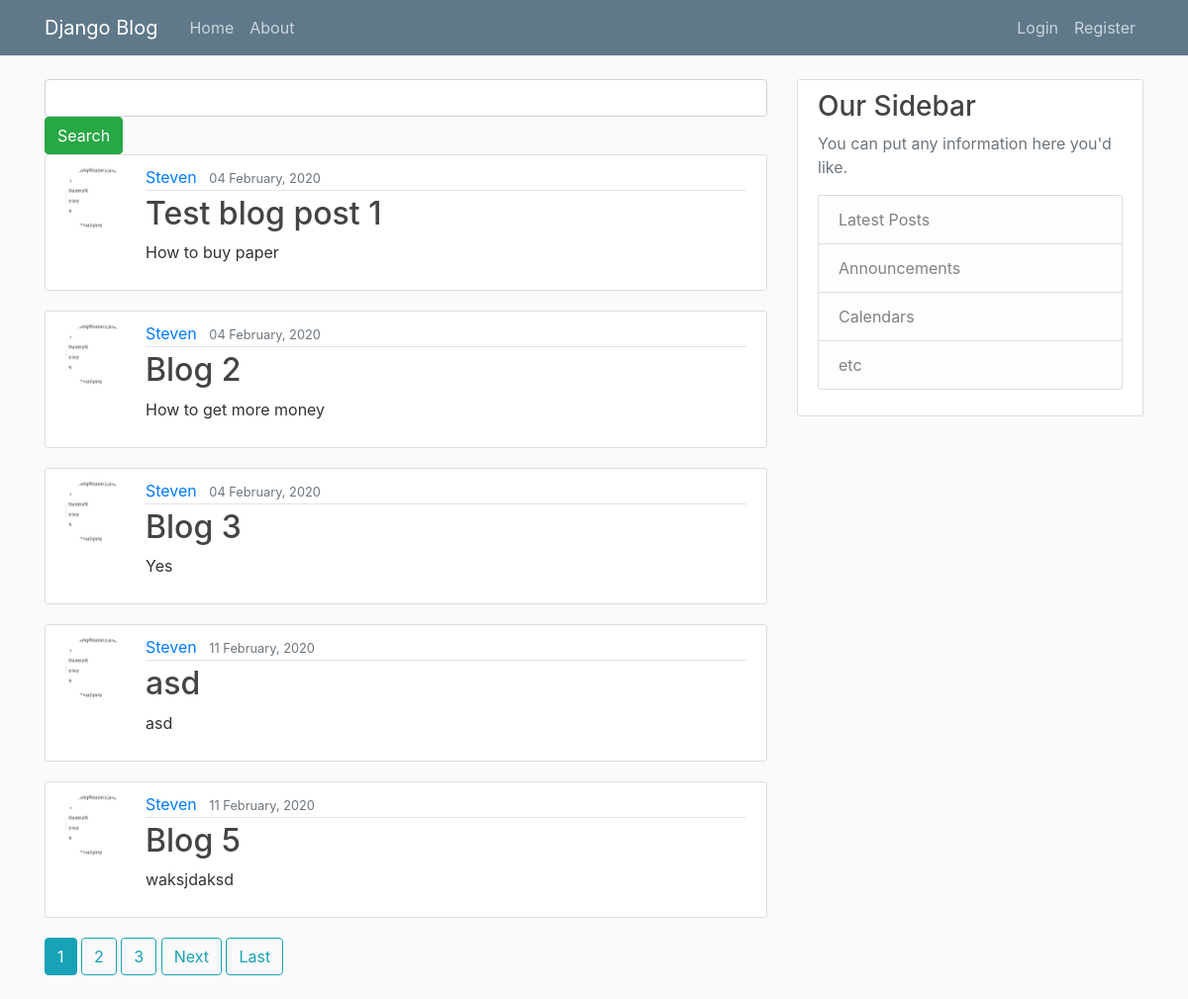
The page / on the database its author committed.
### blog/models.py (models this page shows, shortened)
class Post(models.Model):
    title = models.CharField(max_length=100)
    content = models.TextField()
    date_posted = models.DateTimeField(default=timezone.now)
    author = models.ForeignKey(User,on_delete=models.CASCADE)

### users/models.py (models this page shows, shortened)
class Profile(models.Model):
    user = models.OneToOneField(User, on_delete=models.CASCADE)
    image = models.ImageField(default='default.jpg',upload_to='profile_pics')

### blog/views.py (the view)
# urls.py: path('', PostListView.as_view(), name='blog-home'),
class PostListView(ListView):
    model = Post
    template_name = 'blog/home.html'
    context_object_name = 'posts'
    ordering = ['-date_posted']
    paginate_by = 5
    def get_queryset(self):
        try:
            a = self.request.GET.get('Post',)
        except KeyError:
            a = None
        if a:
            post_list = Post.objects.all().filter(title__icontains=a)
        else:
            post_list = Post.objects.all()
        return post_list

### blog/templates/blog/home.html (shortened to what this page needs)
{% extends "blog/base.html" %}
{% block content %}
<form action="{% url 'blog-home' %}" method="get">
  <input id="al-search" type="text"
         name="Post" value=""
         class="form-control" />
  <input type="submit"
         value="Search" class="btn btn-success" />
</form>
{% for post in posts %}
<article class="media content-section">
    <img class = "rounded-circle article-img" src = " {{ post.author.profile.image.url }}">
    <div class="media-body">
      <div class="article-metadata">
        <a class="mr-2" href="{% url 'user-posts' post.author.username %}">{{ post.author }}</a>
        <small class="text-muted">{{ post.date_posted|date:"d F, Y" }}</small>
      </div>
      <h2><a class="article-title" href="{% url 'post-detail' post.id %}">{{ post.title }}</a></h2>
      <p class="article-content">{{ post.content }}</p>
    </div>
  </article>
{% endfor %}
{% if is_paginated %}
  {% for num in page_obj.paginator.page_range %}
    {% if page_obj.number == num %}
      <a class = "btn btn-info mb-4" href = "?page={{ num }}">{{ num }}</a>
    {% elif num > page_obj.number|add:'-3' and num < page_obj.number|add:'3' %}
      <a class = "btn btn-outline-info mb-4" href = "?page={{ num }}">{{ num }}</a>
    {% endif %}
  {% endfor %}
{% if page_obj.has_next %}
  <a class = "btn btn-outline-info mb-4" href = "?page={{page_obj.next_page_number}}">Next</a>
  <a class = "btn btn-outline-info mb-4" href = "?page={{ page_obj.paginator.num_pages }}" >Last</a>
  {% endif %}
{% endif %}
{% endblock content %}

### blog/static/blog/main.css (style rules this page uses)
body { background: #fafafa; color: #333333; margin-top: 5rem; }
h1, h2, h3, h4, h5, h6 { color: #444444; }
.content-section { background: #ffffff; padding: 10px 20px; border: 1px solid #dddddd; border-radius: 3px; margin-bottom: 20px; }
.article-title { color: #444444; }
.article-content { white-space: pre-line; }
.article-img { height: 65px; width: 65px; margin-right: 16px; }
.article-metadata { padding-bottom: 1px; margin-bottom: 4px; border-bottom: 1px solid #e3e3e3 }

### rows shown on the page
Post: author.profile.image (picture), author "Steven", date_posted "04 February, 2020", title "Test blog post 1", content "How to buy paper"
Post: author.profile.image (picture), author "Steven", date_posted "04 February, 2020", title "Blog 2", content "How to get more money"
Post: author.profile.image (picture), author "Steven", date_posted "04 February, 2020", title "Blog 3", content "Yes"
Post: author.profile.image (picture), author "Steven", date_posted "11 February, 2020", title "asd", content "asd"
Post: author.profile.image (picture), author "Steven", date_posted "11 February, 2020", title "Blog 5", content "waksjdaksd"

### other values the page prints
{{ num }} "1"
{{ num }} "2" "3"
